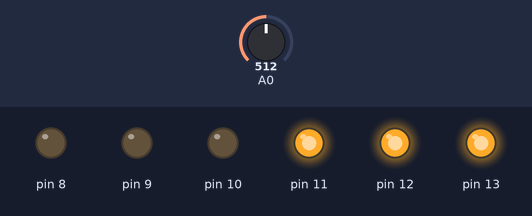
Bench run of a sketch on a simulated Arduino Uno, built with avr-gcc and run on an emulated ATmega328P. Shown: output pins drawn as LEDs (lit = HIGH). The test bench sets the inputs (shaded band); at power-on: A0 = 512.

Above: at 1.2 s.
1.3 s: A0 set to 561
2.8 s: A0 set to 578
At 3.1 s:
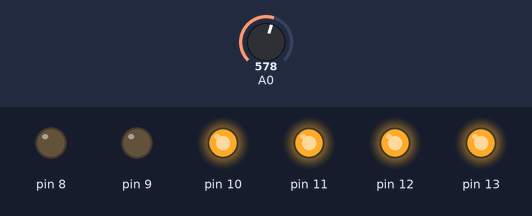
4.3 s: A0 set to 306
At 5.4 s:
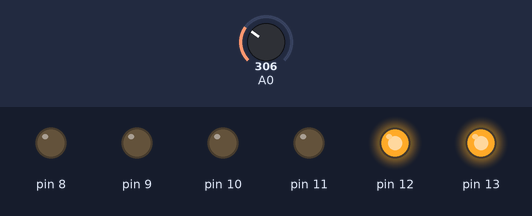
5.8 s: A0 set to 207
7.3 s: A0 set to 182
At 7.7 s:
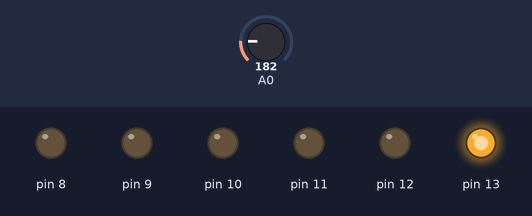
8.8 s: A0 set to 200
At 10.0 s:
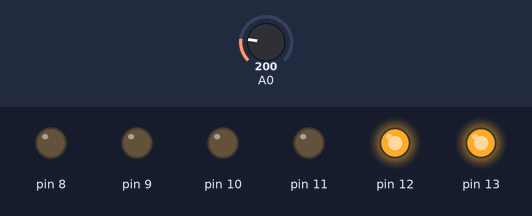
Timing chart, 0 to 11.3 s (numbered marks = the images above; inputs shaded):
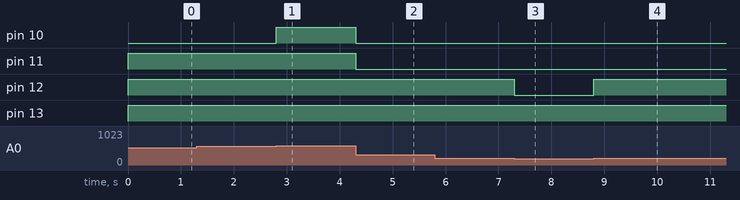

Measured:
- the behaviour switches between 570 and 571 on A0 (found by bisection; images 0 and 1)
- the behaviour switches between 190 and 189 on A0 (found by bisection; images 2 and 3)
- after the input at 1.3 s, every drawn part: stays the same
- after the input at 2.8 s, pin 10: LOW → HIGH at once
- after the input at 4.3 s, pin 10, pin 11: HIGH → LOW at once
- after the input at 5.8 s, every drawn part: stays the same
- after the input at 7.3 s, pin 12: HIGH → LOW at once
- after the input at 8.8 s, pin 12: LOW → HIGH at once

The sketch:

p6_ej3.ino
```cpp
// Ejercicio 3


void setup() {

  pinMode(13, OUTPUT);
  pinMode(12, OUTPUT);
  pinMode(11, OUTPUT);
  pinMode(10, OUTPUT);
  pinMode(9, OUTPUT);
  pinMode(8, OUTPUT);

}

void loop() {

  int val = analogRead(A0);
  if(val < 190 ){
    digitalWrite(13, HIGH);
    for(int i=8; i<13; i++){
      digitalWrite(i, LOW);
    }
  }


  if(val >190 && val < 190*2 ){

    digitalWrite(13, HIGH);
    digitalWrite(12, HIGH);
    for(int i=8; i<12; i++){

      digitalWrite(i, LOW);
    }
  }


  if(val >190*2 && val < 190*3){

    digitalWrite(13, HIGH);

    digitalWrite(12, HIGH);

    digitalWrite(11, HIGH);

    for(int i=8; i<11; i++){

      digitalWrite(i, LOW);
    }
  }

  if(val > 190*3 && val < 190*4){
    digitalWrite(13, HIGH);
    digitalWrite(12, HIGH);
    digitalWrite(11, HIGH);
    digitalWrite(10, HIGH);

    for(int i=8; i<10; i++){

      digitalWrite(i, LOW);
    }
  }

  if(val > 190*4 && val < 190*5){

    for(int i=9; i<=13; i++){

      digitalWrite(i, HIGH);
    }

    digitalWrite(8, LOW);
  }

  if(val > 190*5 && val < 190*6){
    for(int i=8; i<=13;i++){
      digitalWrite(i, HIGH);
    }
  }
}
```
